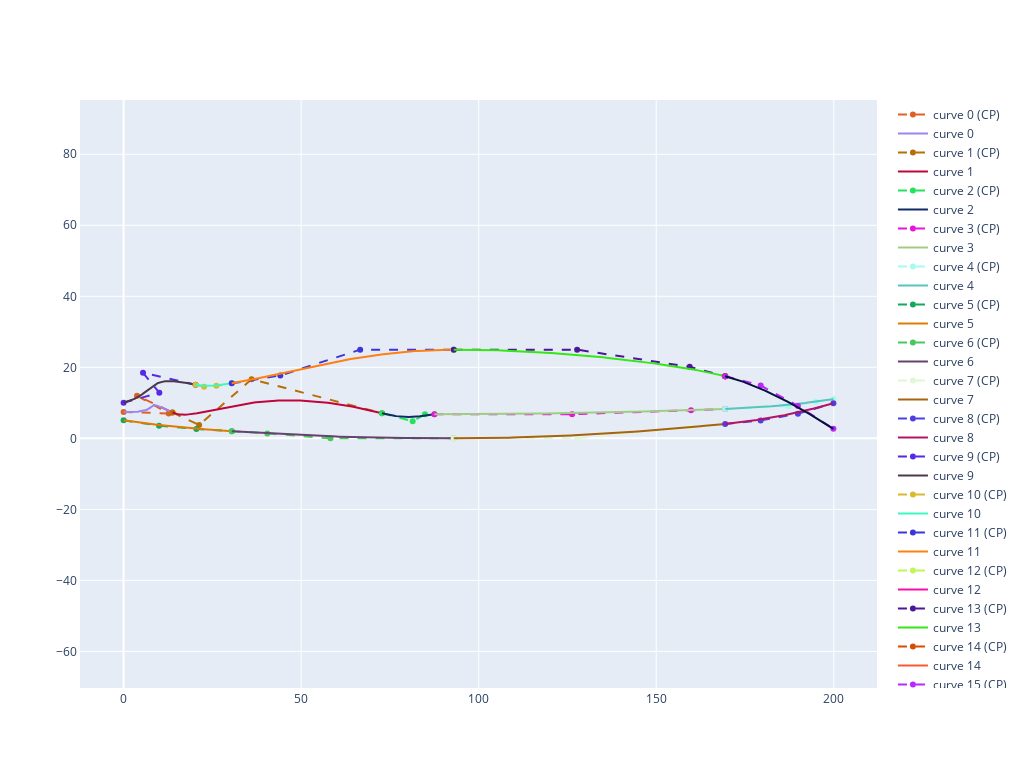

The cell this chart's notebook holds for it:
### Markdown cell above
### View stringer and outline

### Code cell
from geomdl import multi
from geomdl.visualization import VisPlotly

# Create a B-Spline curve instance (Bezier Curve)
curves = [
    [c.curve for c in board.bezier_deck.curves],
    [c.curve for c in board.bezier_bottom.curves],
    [c.curve for c in board.bezier_outline.curves]
]

# Create a curve container
mcrv = multi.CurveContainer(*curves)

# Draw the control point polygon and the evaluated curve
vis_comp1 = VisPlotly.VisCurve2D()
mcrv.vis = vis_comp1
mcrv.render()
